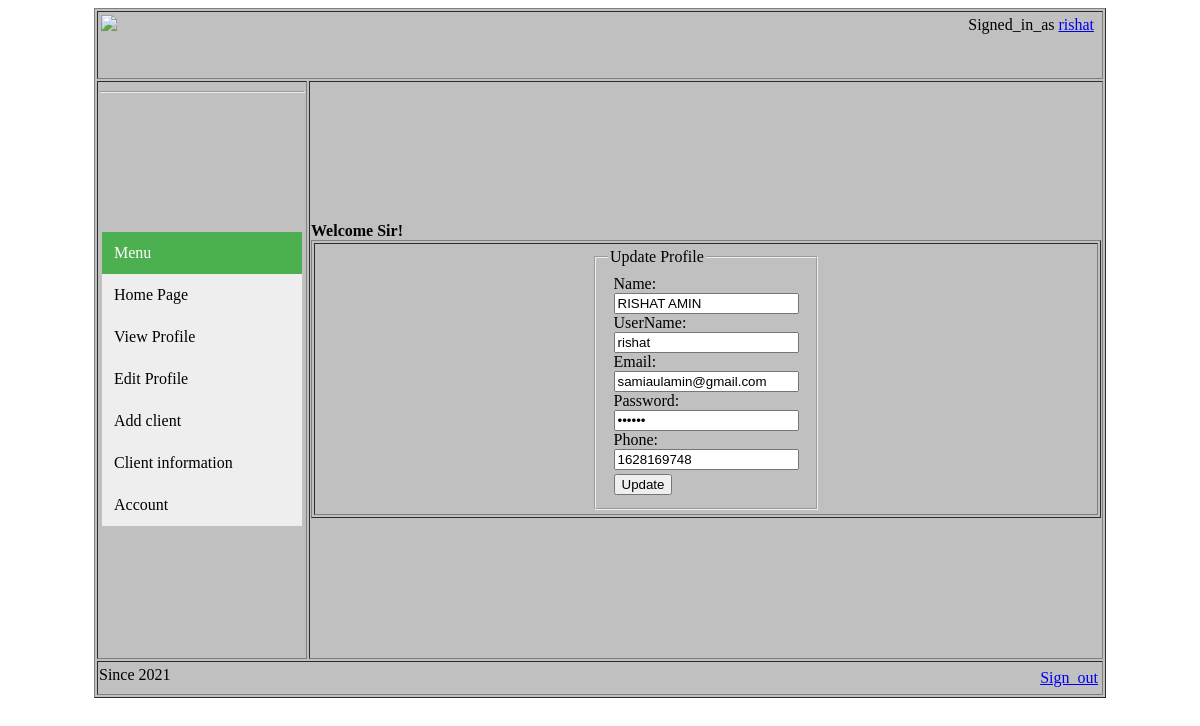
The page /Superadmin/view/edit_prof.php (signed in) on the database its author committed.
### tables this page shows
CREATE TABLE `owner` (
  `id` int(100) NOT NULL,
  `name` varchar(100) NOT NULL,
  `username` varchar(100) NOT NULL,
  `email` varchar(100) NOT NULL,
  `password` varchar(100) NOT NULL,
  `phone` int(100) NOT NULL
);

### Superadmin/model/query.php (called while the page is built, shortened)
<?php
function get_id($username){
  $con= getConnection();
    $sql = "SELECT * FROM owner WHERE username='{$username}'";
    $result = mysqli_query($con,$sql);
    return mysqli_fetch_assoc($result);
}
?>

### Superadmin/view/edit_prof.php (the view, shortened to what this page needs)
<?php
require_once('../model/query.php');
  $username = $_SESSION['username'];
  $user=get_id($username);
?>
<!DOCTYPE html>
<html>
<head>
	<link rel="stylesheet" type="text/css" href="../css/style.css">
</head>
<body>
	<form method="post">
	<table border="1" align="center">
		<tr>
			<td colspan="2">
             <img src="../pic/logo.png" height="60px" width="320px">
<table  align="right"  >
	<tr>
		<td>
			<label>Signed_in_as</label>
 <a href="viewprof.php">
<?php
 echo $_SESSION['username'];
 ?>
	</a>
</td>
<td>
</td>
</td>
</tr>
	</table>
		<tr>
			<td>
<hr>
				<table>
				<tr>
<td class="vertical-menu">
  <a href="#" class="active">Menu</a>
 <a href="sign_in_owner.php">Home&nbspPage</a>
  <a href="viewprof.php">View&nbspProfile</a>
  <a href="edit_prof.php">Edit Profile</a>
 <a href="reg_form.php">Add client</a>
  <a href="client_info.php">Client information</a>
  <a href="account.php">Account</a>
</td>
</table>
			<td>
				<b>Welcome Sir!</b> <table align="right"><table>
					<table border="1" align="center" width="790px">
						<tr>
<td>
	<div id="main_content">
		<table align="center"  width="30%">
			<tr>
				<td>
		<form method="post" action=""  >
			<fieldset>
				<legend>Update Profile</legend>
				<table align="center">
					<tr>
						<td>
Name: <br>
<input type="text" name="name" class="txtField" value="<?php echo $user['name']; ?>">
<br>
UserName: <br>
<input type="text" name="username" class="txtField" value="<?php echo $user['username']; ?>">
<br>
Email:<br>
<input type="text" name="email" class="txtField" value="<?php echo $user['email'];?>">
<br>
Password:<br>
<input type="Password" name="password" class="txtField" value="<?php echo $user['password'];?>">
<br>
Phone:<br>
<input type="text" name="phone"  value="<?php echo $user['phone']; ?>">
     <tr>
     	<td>
							<form action="../view/sign_in_owner.php">
							<input type="submit" name="update" value="Update">
							</form>
						</td>
					</tr>
				</table>
			</fieldset>
		</form>
	</div>
</td>
</tr>
</table>
     </td>
 </td>
						</tr>
         <tr>
			<td colspan="2" height="30px">
				Since 2021
				<table align="right">
					<td>
			<a href="../controller/logout.php">Sign_out</a>
			</td>
		</tr>
</body>
</html>

### Superadmin/css/style.css (style rules this page uses)
table { background-color: #C0C0C0; }
.vertical-menu { width: 200px; height: 550px; overflow-y: auto; }
.vertical-menu a { background-color: #eee; color: black; display: block; padding: 12px; text-decoration: none; }
.vertical-menu a.active { background-color: #4CAF50; color: white; }

### rows shown on the page
owner: name "RISHAT AMIN", username "rishat", email "samiaulamin@gmail.com", phone "1628169748"

### other values the page prints
$_SESSION['username'] "rishat"
